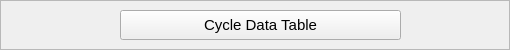
      <widget class="QFrame" name="frame_4">
       <property name="sizePolicy">
        <sizepolicy hsizetype="Fixed" vsizetype="Preferred">
         <horstretch>41</horstretch>
         <verstretch>0</verstretch>
        </sizepolicy>
       </property>
       <property name="minimumSize">
        <size>
         <width>510</width>
         <height>50</height>
        </size>
       </property>
       <property name="maximumSize">
        <size>
         <width>510</width>
         <height>50</height>
        </size>
       </property>
       <property name="font">
        <font>
         <family>Segoe UI</family>
         <pointsize>9</pointsize>
        </font>
       </property>
       <property name="frameShape">
        <enum>QFrame::StyledPanel</enum>
       </property>
       <property name="frameShadow">
        <enum>QFrame::Raised</enum>
       </property>
       <widget class="QPushButton" name="delete_row_btn">
        <property name="geometry">
         <rect>
          <x>30</x>
          <y>10</y>
          <width>30</width>
          <height>30</height>
         </rect>
        </property>
        <property name="sizePolicy">
         <sizepolicy hsizetype="Fixed" vsizetype="Fixed">
          <horstretch>0</horstretch>
          <verstretch>0</verstretch>
         </sizepolicy>
        </property>
        <property name="minimumSize">
         <size>
          <width>30</width>
          <height>30</height>
         </size>
        </property>
        <property name="maximumSize">
         <size>
          <width>30</width>
          <height>30</height>
         </size>
        </property>
        <property name="font">
         <font>
          <family>Segoe UI</family>
          <pointsize>5</pointsize>
         </font>
        </property>
        <property name="mouseTracking">
         <bool>true</bool>
        </property>
        <property name="toolTip">
         <string>Delete Cycle</string>
        </property>
        <property name="layoutDirection">
         <enum>Qt::LeftToRight</enum>
        </property>
        <property name="autoFillBackground">
         <bool>false</bool>
        </property>
        <property name="styleSheet">
         <string notr="true">QPushButton{
	border: none;
	background: none;
}

QPushButton::hover{
	background: white;
	border: 1px raised;
	border-radius: 10px;
}</string>
        </property>
        <property name="text">
         <string/>
        </property>
        <property name="icon">
         <iconset resource="ai.qrc">
          <normaloff>:/img/img/trash.png</normaloff>:/img/img/trash.png</iconset>
        </property>
        <property name="iconSize">
         <size>
          <width>25</width>
          <height>25</height>
         </size>
        </property>
        <property name="autoRepeat">
         <bool>false</bool>
        </property>
        <property name="autoExclusive">
         <bool>false</bool>
        </property>
        <property name="autoDefault">
         <bool>false</bool>
        </property>
        <property name="default">
         <bool>false</bool>
        </property>
        <property name="flat">
         <bool>false</bool>
        </property>
       </widget>
       <widget class="QPushButton" name="add_row_btn">
        <property name="geometry">
         <rect>
          <x>70</x>
          <y>10</y>
          <width>30</width>
          <height>30</height>
         </rect>
        </property>
        <property name="sizePolicy">
         <sizepolicy hsizetype="Fixed" vsizetype="Fixed">
          <horstretch>0</horstretch>
          <verstretch>0</verstretch>
         </sizepolicy>
        </property>
        <property name="minimumSize">
         <size>
          <width>30</width>
          <height>30</height>
         </size>
        </property>
        <property name="maximumSize">
         <size>
          <width>30</width>
          <height>30</height>
         </size>
        </property>
        <property name="font">
         <font>
          <family>Segoe UI</family>
          <pointsize>5</pointsize>
         </font>
        </property>
        <property name="mouseTracking">
         <bool>true</bool>
        </property>
        <property name="toolTip">
         <string>Restore Last Deleted</string>
        </property>
        <property name="layoutDirection">
         <enum>Qt::LeftToRight</enum>
        </property>
        <property name="autoFillBackground">
         <bool>false</bool>
        </property>
        <property name="styleSheet">
         <string notr="true">QPushButton{
	border: none;
	background: none;
}

QPushButton::hover{
	background: white;
	border: 1px raised;
	border-radius: 10px;
}</string>
        </property>
        <property name="text">
         <string/>
        </property>
        <property name="icon">
         <iconset resource="ai.qrc">
          <normaloff>:/img/img/undo.png</normaloff>:/img/img/undo.png</iconset>
        </property>
        <property name="iconSize">
         <size>
          <width>22</width>
          <height>22</height>
         </size>
        </property>
        <property name="autoRepeat">
         <bool>false</bool>
        </property>
        <property name="autoExclusive">
         <bool>false</bool>
        </property>
        <property name="autoDefault">
         <bool>false</bool>
        </property>
        <property name="default">
         <bool>false</bool>
        </property>
        <property name="flat">
         <bool>false</bool>
        </property>
       </widget>
       <widget class="QPushButton" name="export_table_btn">
        <property name="geometry">
         <rect>
          <x>460</x>
          <y>10</y>
          <width>30</width>
          <height>30</height>
         </rect>
        </property>
        <property name="sizePolicy">
         <sizepolicy hsizetype="Fixed" vsizetype="Fixed">
          <horstretch>0</horstretch>
          <verstretch>0</verstretch>
         </sizepolicy>
        </property>
        <property name="minimumSize">
         <size>
          <width>30</width>
          <height>30</height>
         </size>
        </property>
        <property name="maximumSize">
         <size>
          <width>30</width>
          <height>30</height>
         </size>
        </property>
        <property name="font">
         <font>
          <family>Segoe UI</family>
          <pointsize>5</pointsize>
         </font>
        </property>
        <property name="mouseTracking">
         <bool>true</bool>
        </property>
        <property name="toolTip">
         <string>Export Data Table</string>
        </property>
        <property name="layoutDirection">
         <enum>Qt::LeftToRight</enum>
        </property>
        <property name="autoFillBackground">
         <bool>false</bool>
        </property>
        <property name="styleSheet">
         <string notr="true">QPushButton{
	border: none;
	background: none;
}

QPushButton::hover{
	background: white;
	border: 1px raised;
	border-radius: 10px;
}</string>
        </property>
        <property name="text">
         <string/>
        </property>
        <property name="icon">
         <iconset resource="ai.qrc">
          <normaloff>:/img/img/save.png</normaloff>:/img/img/save.png</iconset>
        </property>
        <property name="iconSize">
         <size>
          <width>25</width>
          <height>25</height>
         </size>
        </property>
        <property name="autoRepeat">
         <bool>false</bool>
        </property>
        <property name="autoExclusive">
         <bool>false</bool>
        </property>
        <property name="autoDefault">
         <bool>false</bool>
        </property>
        <property name="default">
         <bool>false</bool>
        </property>
        <property name="flat">
         <bool>false</bool>
        </property>
       </widget>
       <widget class="QPushButton" name="import_table_btn">
        <property name="geometry">
         <rect>
          <x>420</x>
          <y>10</y>
          <width>30</width>
          <height>30</height>
         </rect>
        </property>
        <property name="sizePolicy">
         <sizepolicy hsizetype="Fixed" vsizetype="Fixed">
          <horstretch>0</horstretch>
          <verstretch>0</verstretch>
         </sizepolicy>
        </property>
        <property name="minimumSize">
         <size>
          <width>30</width>
          <height>30</height>
         </size>
        </property>
        <property name="maximumSize">
         <size>
          <width>30</width>
          <height>30</height>
         </size>
        </property>
        <property name="font">
         <font>
          <family>Segoe UI</family>
          <pointsize>5</pointsize>
         </font>
        </property>
        <property name="mouseTracking">
         <bool>true</bool>
        </property>
        <property name="toolTip">
         <string>Import Data Table</string>
        </property>
        <property name="layoutDirection">
         <enum>Qt::LeftToRight</enum>
        </property>
        <property name="autoFillBackground">
         <bool>false</bool>
        </property>
        <property name="styleSheet">
         <string notr="true">QPushButton{
	border: none;
	background: none;
}

QPushButton::hover{
	background: white;
	border: 1px raised;
	border-radius: 10px;
}</string>
        </property>
        <property name="text">
         <string/>
        </property>
        <property name="icon">
         <iconset resource="ai.qrc">
          <normaloff>:/img/img/folder.png</normaloff>:/img/img/folder.png</iconset>
        </property>
        <property name="iconSize">
         <size>
          <width>25</width>
          <height>25</height>
         </size>
        </property>
        <property name="autoRepeat">
         <bool>false</bool>
        </property>
        <property name="autoExclusive">
         <bool>false</bool>
        </property>
        <property name="autoDefault">
         <bool>false</bool>
        </property>
        <property name="default">
         <bool>false</bool>
        </property>
        <property name="flat">
         <bool>false</bool>
        </property>
       </widget>
       <widget class="QPushButton" name="table_toggle">
        <property name="geometry">
         <rect>
          <x>120</x>
          <y>10</y>
          <width>281</width>
          <height>30</height>
         </rect>
        </property>
        <property name="sizePolicy">
         <sizepolicy hsizetype="Preferred" vsizetype="Fixed">
          <horstretch>0</horstretch>
          <verstretch>0</verstretch>
         </sizepolicy>
        </property>
        <property name="minimumSize">
         <size>
          <width>0</width>
          <height>30</height>
         </size>
        </property>
        <property name="font">
         <font>
          <family>Segoe UI</family>
          <pointsize>11</pointsize>
         </font>
        </property>
        <property name="text">
         <string>Cycle Data Table</string>
        </property>
       </widget>
       <widget class="QGraphicsView" name="page_indicator">
        <property name="geometry">
         <rect>
          <x>313</x>
          <y>21</y>
          <width>30</width>
          <height>10</height>
         </rect>
        </property>
        <property name="styleSheet">
         <string notr="true">background: transparent</string>
        </property>
        <property name="frameShape">
         <enum>QFrame::NoFrame</enum>
        </property>
        <property name="verticalScrollBarPolicy">
         <enum>Qt::ScrollBarAlwaysOff</enum>
        </property>
        <property name="horizontalScrollBarPolicy">
         <enum>Qt::ScrollBarAlwaysOff</enum>
        </property>
        <property name="sizeAdjustPolicy">
         <enum>QAbstractScrollArea::AdjustToContents</enum>
        </property>
        <property name="interactive">
         <bool>false</bool>
        </property>
       </widget>
      </widget>
